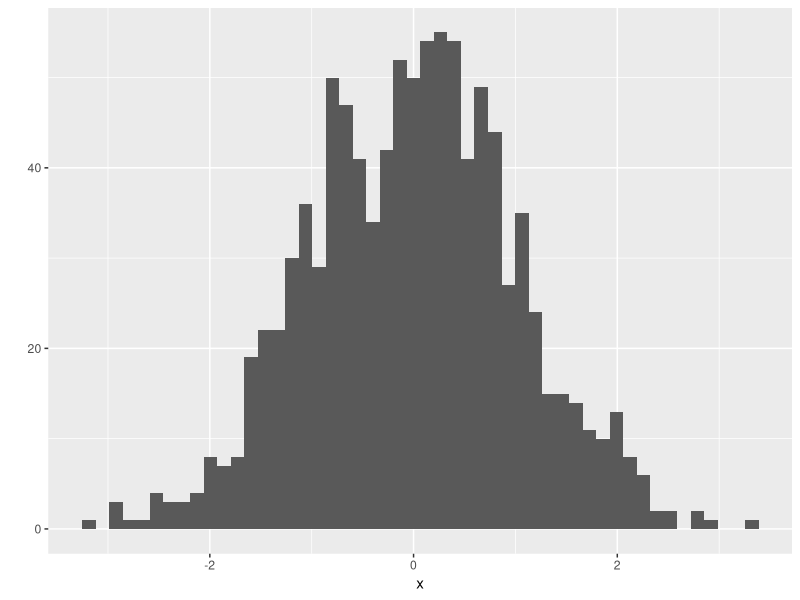

The R script that drew this image:
## ---- chunk 1
knitr::opts_chunk$set(echo = TRUE, prompt = TRUE, eval = FALSE, 
                      comment=NA, warning = FALSE)
## ---- chunk 2
library(ggplot2)
## ---- chunk 3
x <- rnorm(1000) # generate 1000 random draws from normal distn
qplot(x, geom="histogram", bins=50) # qplot defined in ggplot2
